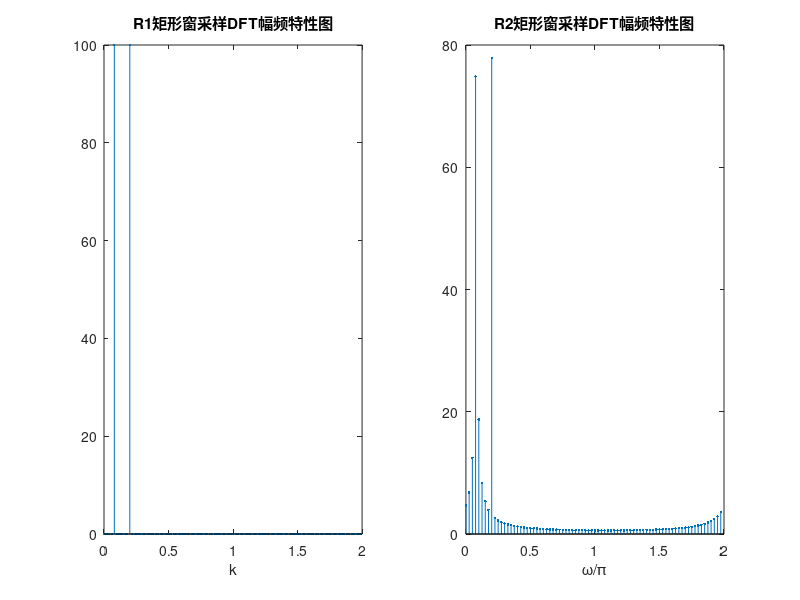

Source code (MATLAB):
f1 = 24; f2 = 60;

omega_0 = 2*pi * f1 * f2 / lcm(f1, f2);
T0 = 2*pi / omega_0;

%采样频率600Hz
fs1 = 600;
fs2 = 600;

%对x信号采样
N1 = floor(2*T0 * fs1);
N2 = floor(1.6*T0 * fs2);

n1 = 0:N1-1;
n2 = 0:N2-1;

t1 = n1 * (1 / fs1);
t2 = n2 * (1 / fs2);

x1 = exp(1j * 2*pi * f1 * t1) + exp(1j * 2*pi * f2 * t1);
x2 = exp(1j * 2*pi * f1 * t2) + exp(1j * 2*pi * f2 * t2);

%DFT变换
X1 = x1 * (exp(-1j * 2*pi / N1)).^(n1' * n1);
X2 = x2 * (exp(-1j * 2*pi / N2)).^(n2' * n2);





%DTFT变换

%将[0, 2pi]分成5000个点
N = 5000; 
k = 0:N-1; 
w = (2*pi/N) * k;

%DTFT变换
DTFT_X1 = x1 * (exp(-1j * 2*pi / N)).^(n1' * k);

% %幅频特性
 %subplot(1, 2, 1);
 %plot(w/pi, abs(DTFT_X1));
 %title('R1矩形窗DTFT采样幅频特性曲线');
 %xlabel('\omega/\pi');

% hold on;

 n1 = n1 * 0.02;


 subplot(1, 2, 1);
stem(n1, abs(X1), '.');
 title('R1矩形窗采样DFT幅频特性图');
 xlabel('k');
% legend('R_1矩形窗截取后DTFT变换幅度谱', 'R_1矩形窗截取后DFT变换幅度谱')


% %相频特性
% subplot(4, 2, 4);
% plot(w/pi, angle(DTFT_X1));
% title('R1矩形窗DTFT采样相频特性曲线');
% xlabel('w/pi');


% subplot(4, 2, 5);





%DTFT变换
DTFT_X2 = x2 * (exp(-1j * 2*pi / N)).^(n2' * k);

%幅频特性
 %subplot(1, 2, 2);
%plot(w/pi, abs(DTFT_X2));
% title('R2矩形窗DTFT采样幅频特性曲线');

%hold on;
subplot(1, 2, 2);
n2 = n2 / 40;

stem(n2, abs(X2), '.');
title('R2矩形窗采样DFT幅频特性图');
xlabel('k');

xlabel('\omega/\pi');
%legend('R_2矩形窗截取后DTFT变换幅度谱', 'R_2矩形窗截取后DFT变换幅度谱');

% %相频特性
% subplot(4, 2, 8);
% plot(w/pi, angle(DTFT_X2));
% title('R2矩形窗DTFT采样相频特性曲线');
% xlabel('w/pi');